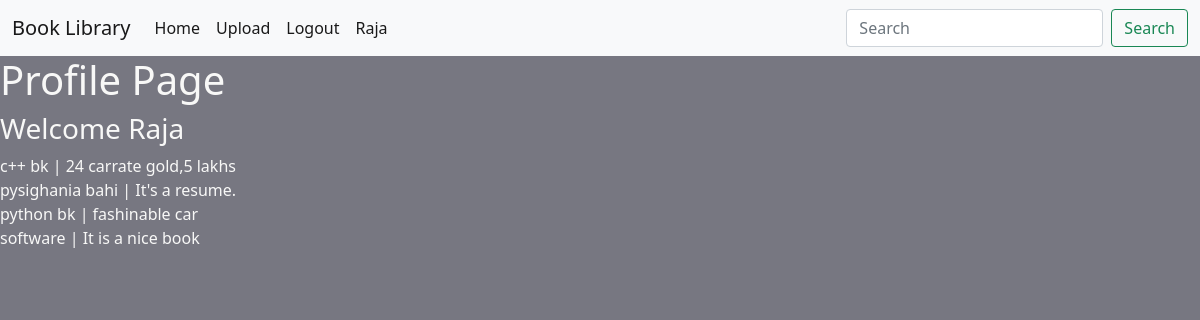
The app's page /user_profile/Raja with its own data.
### ebook/models.py (models this page shows)
class EBooksModel(models.Model):
    titlee = models.CharField(max_length=100)
    author = models.CharField(max_length=100, null=None, blank=True)
    year = models.CharField(max_length=100, null=None, blank=True)
    publisher = models.CharField(max_length=200, null=None, blank=True)
    desc = models.CharField(max_length=1000, null=None, blank=True)
    uploaded_by = models.CharField(max_length=100, null=True, blank=True)
    user_id = models.CharField(max_length=100, null=True, blank=True)
    pdf = models.FileField(upload_to='pdfs/')
    cover = models.ImageField(upload_to='covers/', null=True, blank=True)
    class Meta:
        ordering = ['titlee']
    def __str__(self):
        return f"{self.titlee}"

### ebook/views.py (the view)
# urls.py: path('user_profile/<str:username>', views.get_user_profile, name='user_profile'),
def get_user_profile(request, username):
    user = User.objects.get(username=username)
    user_books = EBooksModel.objects.filter(author=username)#.all(uploaded_by=username)
    print("user_books", user_books)
    return render(request, 'registration/user_profile.html', {"user":user, "user_books": user_books})

### templates/registration/user_profile.html (shortened to what this page needs)
{% extends 'base.html' %}
{% block content %}
<h1>Profile Page</h1>
<h3>Welcome {{user}}</h3>
{% for book in user_books %}
    {{book.titlee}} | {{book.desc}} <br>
{% endfor %}
{% endblock %}

### templates/navbar.html (shortened to what this page needs)
<nav class="navbar navbar-expand-lg navbar-light bg-light">
    <div class="container-fluid">
        <a class="navbar-brand" href="#">Book Library</a>
        <div class="collapse navbar-collapse" id="navbarTogglerDemo02">
            <ul class="navbar-nav me-auto mb-2 mb-lg-0">
                <li class="nav-item">
                    <a class="nav-link active" aria-current="page" href="{% url 'book_list' %}">Home</a>
                </li>
                {% if user.is_authenticated %}
                <li class="nav-item">
                    <a class="nav-link active" aria-current="page" href="{% url 'upload_book' %}">Upload</a>
                </li>
                <li class="nav-item">
                    <a class="nav-link active" aria-current="page" href="{% url 'user_logout' %}">Logout</a>
                </li>
                <li class="nav-item">
                    <a class="nav-link active" aria-current="page" href="{% url 'user_profile' user.id %}">{{user.username}}</a>
                </li>
                {% endif %}
            </ul>
            <form method = 'get' action="/search" class="d-flex">
                <input class="form-control me-2" type="search" placeholder="Search" aria-label="Search" name="search" id="search">
                <button class="btn btn-outline-success" type="submit">Search</button>
            </form>
        </div>
    </div>
</nav>

### records on screen
EBooksModel: titlee "c++ bk", desc "24 carrate gold,5 lakhs"
EBooksModel: titlee "pysighania bahi", desc "It's a resume."
EBooksModel: titlee "python bk", desc "fashinable car"
EBooksModel: titlee "software", desc "It is a nice book"

### other values on screen
{{ user.username }} "Raja"
{{ user }} "Raja"
